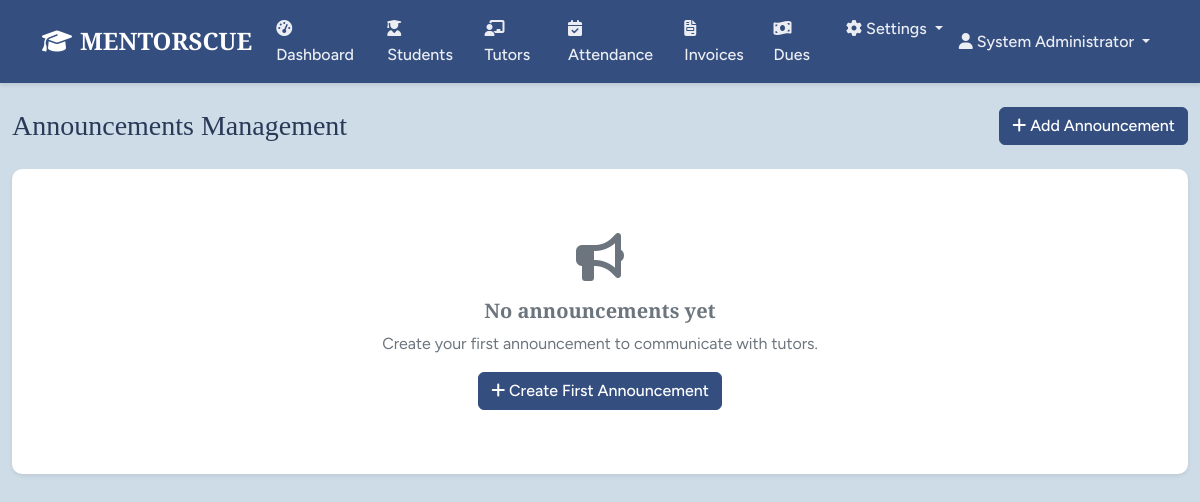
The page /announcements (signed in) on the database as committed earlier.
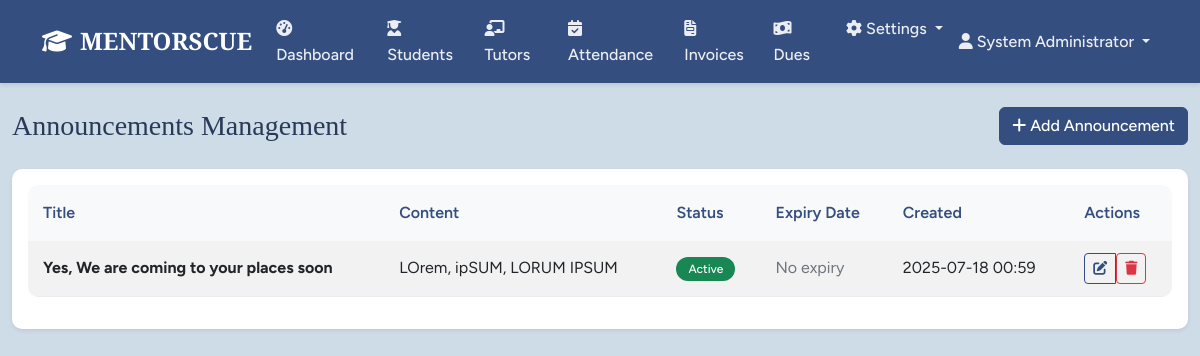
The same page on the database as committed later.
### models.py (models this page shows)
class Announcement(db.Model):
    id = db.Column(db.Integer, primary_key=True)
    title = db.Column(db.String(200), nullable=False)
    content = db.Column(db.Text, nullable=False)
    expiry_date = db.Column(db.Date, nullable=True)
    is_active = db.Column(db.Boolean, default=True)
    created_at = db.Column(db.DateTime, default=datetime.utcnow)
    created_by = db.Column(db.Integer, db.ForeignKey('user.id'), nullable=False)
    creator = db.relationship('User', backref='announcements')
    def is_expired(self):
        if self.expiry_date:
            return datetime.utcnow().date() > self.expiry_date
        return False

### routes.py (the view)
@app.route('/announcements')
@login_required
@permission_required(Permission.ACCESS_SETTINGS)
def announcements():
    announcements = Announcement.query.order_by(Announcement.created_at.desc()).all()
    return render_template('announcements.html', announcements=announcements)

### app.py (called while the page is built)
@login_manager.user_loader
def load_user(user_id):
    from models import User
    return User.query.get(int(user_id))

### models.py (called while the page is built)
    def has_role(self, role_name):
        return any(role.name == role_name for role in self.roles)

    def has_permission(self, permission):
        return any(role.has_permission(permission) for role in self.roles)

    def is_tutor_user(self):
        return self.has_role('Tutor')

    def has_permission(self, perm):
        return self.permissions & perm == perm

### routes.py (called while the page is built)
@app.context_processor
def inject_permissions():
    return dict(Permission=Permission, User=User, Role=Role, Student=Student, Tutor=Tutor,
                Attendance=Attendance, StudentInvoice=StudentInvoice,
                TutorReceipt=TutorReceipt, Announcement=Announcement, Settings=Settings,
                datetime=datetime, db=db, timedelta=timedelta)

### templates/announcements.html (shortened to what the changed rows need)
{% extends "base.html" %}
{% block content %}
<div class="container-fluid">
    <div class="row">
        <div class="col-md-12">
            <div class="d-flex justify-content-between align-items-center mb-4">
                <h1 class="h3 mb-0">Announcements Management</h1>
            </div>
            <div class="card">
                <div class="card-body">
                    {% if announcements %}
                        <div class="table-responsive">
                            <table class="table table-striped">
                                <thead>
                                    <tr>
                                        <th>Title</th>
                                        <th>Content</th>
                                        <th>Status</th>
                                        <th>Expiry Date</th>
                                        <th>Created</th>
                                        <th>Actions</th>
                                    </tr>
                                </thead>
                                <tbody>
                                    {% for announcement in announcements %}
                                    <tr>
                                        <td>
                                            <strong>{{ announcement.title }}</strong>
                                        </td>
                                        <td>
                                            <div class="content-preview">
                                                {% if announcement.content|length > 100 %}
                                                    {{ announcement.content[:100] }}...
                                                {% else %}
                                                    {{ announcement.content }}
                                                {% endif %}
                                            </div>
                                        </td>
                                        <td>
                                            {% if announcement.is_expired() %}
                                                <span class="badge bg-danger">Expired</span>
                                            {% elif announcement.is_active %}
                                                <span class="badge bg-success">Active</span>
                                            {% else %}
                                                <span class="badge bg-secondary">Inactive</span>
                                            {% endif %}
                                        </td>
                                        <td>
                                            {% if announcement.expiry_date %}
                                                {{ announcement.expiry_date.strftime('%Y-%m-%d') }}
                                            {% else %}
                                                <span class="text-muted">No expiry</span>
                                            {% endif %}
                                        </td>
                                        <td>{{ announcement.created_at.strftime('%Y-%m-%d %H:%M') }}</td>
                                        <td>
                                            <div class="btn-group" role="group">
                                                <button class="btn btn-sm btn-outline-primary"
                                                        onclick="editAnnouncement({{ announcement.id }}, '{{ announcement.title }}', '{{ announcement.content }}', '{{ announcement.expiry_date.strftime('%Y-%m-%d') if announcement.expiry_date else '' }}', {{ announcement.is_active|lower }})">
                                                    <i class="fas fa-edit"></i>
                                                </button>
                                                <form method="POST" action="{{ url_for('delete_announcement', id=announcement.id) }}" class="d-inline">
                                                    <button type="submit" class="btn btn-sm btn-outline-danger"
                                                            onclick="return confirm('Are you sure you want to delete this announcement?')">
                                                        <i class="fas fa-trash"></i>
                                                    </button>
                                                </form>
                                            </div>
                                        </td>
                                    </tr>
                                    {% endfor %}
                                </tbody>
                            </table>
                        </div>
                    {% else %}
                        <div class="text-center py-5">
                            <div class="mb-3">
                                <i class="fas fa-bullhorn fa-3x text-muted"></i>
                            </div>
                            <h5 class="text-muted">No announcements yet</h5>
                            <p class="text-muted">Create your first announcement to communicate with tutors.</p>
                            <button class="btn btn-primary" data-bs-toggle="modal" data-bs-target="#addAnnouncementModal">
                                <i class="fas fa-plus"></i> Create First Announcement
                            </button>
                        </div>
                    {% endif %}
                </div>
            </div>
        </div>
    </div>
</div>
{% endblock %}

Rows that differ between the two databases and show on the page:
added Announcement: title "Yes, We are coming to your places soon", content "LOrem, ipSUM, LORUM IPSUM", is_active "Active", shows "No expiry", created_at "2025-07-18 00:59"
Other text that changed with them:
text no longer shown: "No announcements yet Create your first announcement to communicate with tutors. Create First Announcement"
text now shown: "Title Content Status Expiry Date Created Actions"
